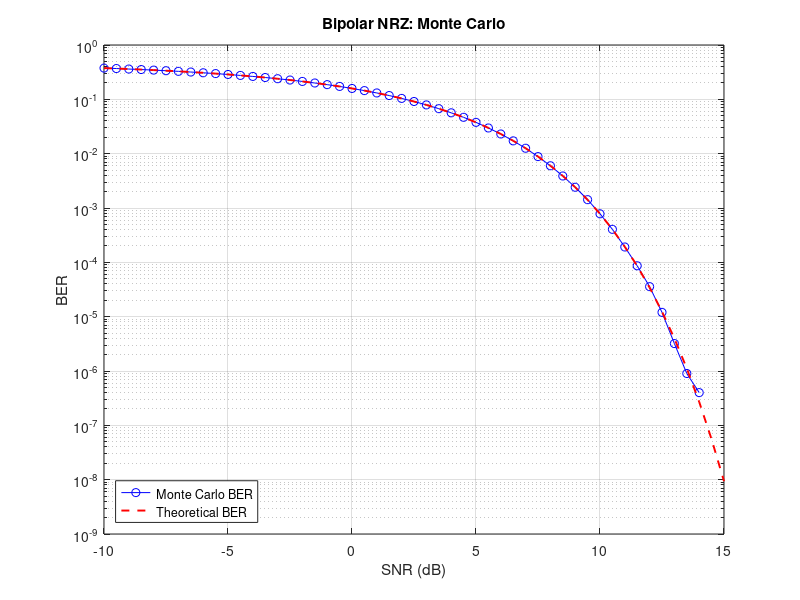
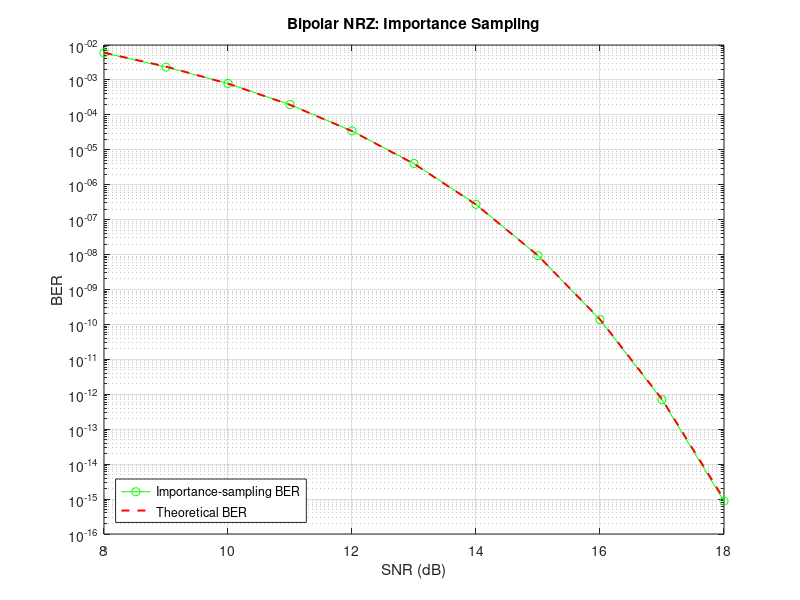

MATLAB code to generate these figures, in order:
%% MCandIIS.m
% Compact comparison between conventional Monte Carlo (MC) and
% variance-inflated importance sampling (IIS) for bipolar NRZ signaling.

clear; clc; close all;
rng(42, 'twister');

%% Conventional Monte Carlo
V = 1;                           % Signal amplitude in volts
threshold = 0;
N = 1e7;
SNRdB = -10:0.5:15;
sigma = V .* 10.^(-SNRdB/20);
ber_MC = zeros(size(SNRdB));
blockSize = 2e5;

tStart = tic;
for k = 1:numel(SNRdB)
    errors = 0;
    processed = 0;

    while processed < N
        M = min(blockSize, N - processed);
        bits = rand(1, M) > 0.5;
        tx = V * (2*double(bits) - 1);
        rx = tx + sigma(k)*randn(1, M);
        bits_rx = rx > threshold;
        errors = errors + nnz(xor(bits, bits_rx));
        processed = processed + M;
    end

    ber_MC(k) = errors/N;
end
fprintf('Monte Carlo time: %.3f s\n', toc(tStart));

ber_theory = 0.5*erfc(V ./ (sqrt(2)*sigma));
figure('Color','w');
semilogy(SNRdB, ber_MC, 'o-b', SNRdB, ber_theory, '--r', ...
         'LineWidth', 1.4);
grid on;
xlabel('SNR (dB)');
ylabel('BER');
title('Bipolar NRZ: Monte Carlo');
legend('Monte Carlo BER', 'Theoretical BER', 'Location', 'southwest');

%% Improved / emphasized importance sampling
N = 1e5;
SNRdB = 8:18;
sigma = V .* 10.^(-SNRdB/20);
B_IS = 4;
ber_IS = zeros(size(SNRdB));

tStart = tic;
for k = 1:numel(SNRdB)
    bits = rand(1, N) > 0.5;
    tx = V * (2*double(bits) - 1);

    n = B_IS*sigma(k)*randn(1, N);
    weight = B_IS * exp(-(n.^2/(2*sigma(k)^2))*(1 - 1/B_IS^2));

    rx = tx + n;
    bits_rx = rx > threshold;
    errorIndicator = xor(bits, bits_rx);

    % Weighted mean under the proposal density.
    ber_IS(k) = mean(weight .* double(errorIndicator));
end
fprintf('Importance-sampling time: %.3f s\n', toc(tStart));

ber_theory_IS = 0.5*erfc(V ./ (sqrt(2)*sigma));
figure('Color','w');
semilogy(SNRdB, ber_IS, 'o-g', SNRdB, ber_theory_IS, '--r', ...
         'LineWidth', 1.4);
grid on;
xlabel('SNR (dB)');
ylabel('BER');
title('Bipolar NRZ: Importance Sampling');
legend('Importance-sampling BER', 'Theoretical BER', ...
       'Location', 'southwest');
